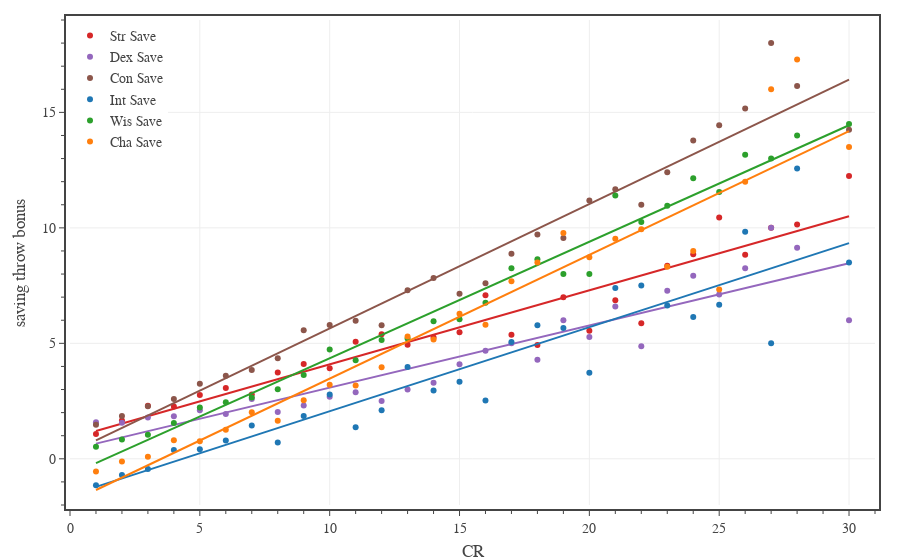

The notebook cell this image was saved under:
### Code cell
# Saving throw modifier
columns = ['Str Save','Dex Save','Con Save','Int Save','Wis Save','Cha Save']
colors = ['#d62728','#9467bd','#8c564b','#1f77b4','#2ca02c','#ff7f0e']

df1 = df0[df0['Category'].isin(['generic','legendary','unique']) & df0['CR'].between(1, 30)]

# create figure
fig = go.Figure(
    layout=go.Layout(
        template=TFB_TEMPLATE,
        margin=dict(l=70, r=25, b=55, t=20, pad=4),
        xaxis=dict(
            title_text='CR',
            range=[0,31],
            tick0=0, dtick=5,
            minor=dict(tick0=0, dtick=1),
        ),
        yaxis=dict(
            title_text='saving throw bonus',
            range=[-2,19],
            tick0=0, dtick=5,
            minor=dict(tick0=0, dtick=1),
        ),
        legend=dict(
            xanchor='left', yanchor='top',
            x=0.00, y=1.00,
            orientation='v',
            tracegroupgap=0,
        )
    )
)

for column, color in zip(columns, colors):
    plot_mean_fit(fig, df1, 'CR', column, column, color)

# show figure
fig.show(config=TFB_CONFIG, width=600, height=450)
fig.update_layout(autosize=True)

# save figures
if SAVEFIGS:
    save_fig_html(fig, format='large', name='fig-saving-throw-modifier-vs-cr-large')
    save_fig_html(fig, format='small', name='fig-saving-throw-modifier-vs-cr-small')

### Figure 1 — Plotly figure (JSON) as saved in the notebook; plotly's stock layout.template omitted (floating-point values rounded to 4 significant figures)
{"data": [{"hovertemplate": "<b>Str Save</b><br>CR %{x:,.0f}<br>Mean %{y:,.1f}<br><extra></extra>", "legendgroup": "Str Save", "line": {"color": "#d62728"}, "mode": "markers", "name": "Str Save", "type": "scatter", "x": [1, 2, 3, 4, 5, 6, 7, 8, 9, 10, 11, 12, 13, 14, 15, 16, 17, 18, 19, 20, 21, 22, 23, 24, 25, 26, 27, 28, 30], "y": [1.07, 1.655, 2.295, 2.263, 2.767, 3.07, 2.781, 3.74, 4.102, 3.921, 5.073, 5.393, 4.941, 5.25, 5.476, 7.08, 5.375, 4.929, 7, 5.545, 6.867, 5.875, 8.364, 8.857, 10.44, 8.833, 10, 10.14, 12.25]}, {"hoverinfo": "skip", "legendgroup": "Str Save", "line": {"color": "#d62728"}, "mode": "lines", "name": "Str Save", "showlegend": false, "type": "scatter", "x": [1, 2, 3, 4, 5, 6, 7, 8, 9, 10, 11, 12, 13, 14, 15, 16, 17, 18, 19, 20, 21, 22, 23, 24, 25, 26, 27, 28, 30], "y": [1.201, 1.522, 1.843, 2.163, 2.484, 2.805, 3.125, 3.446, 3.767, 4.087, 4.408, 4.729, 5.05, 5.37, 5.691, 6.012, 6.332, 6.653, 6.974, 7.295, 7.615, 7.936, 8.257, 8.577, 8.898, 9.219, 9.539, 9.86, 10.5]}, {"hovertemplate": "<b>Dex Save</b><br>CR %{x:,.0f}<br>Mean %{y:,.1f}<br><extra></extra>", "legendgroup": "Dex Save", "line": {"color": "#9467bd"}, "mode": "markers", "name": "Dex Save", "type": "scatter", "x": [1, 2, 3, 4, 5, 6, 7, 8, 9, 10, 11, 12, 13, 14, 15, 16, 17, 18, 19, 20, 21, 22, 23, 24, 25, 26, 27, 28, 30], "y": [1.588, 1.557, 1.791, 1.838, 2.101, 1.944, 2.589, 2.026, 2.306, 2.684, 2.878, 2.5, 3, 3.292, 4.095, 4.68, 5, 4.286, 6, 5.273, 6.6, 4.875, 7.273, 7.929, 7.111, 8.25, 10, 9.143, 6]}, {"hoverinfo": "skip", "legendgroup": "Dex Save", "line": {"color": "#9467bd"}, "mode": "lines", "name": "Dex Save", "showlegend": false, "type": "scatter", "x": [1, 2, 3, 4, 5, 6, 7, 8, 9, 10, 11, 12, 13, 14, 15, 16, 17, 18, 19, 20, 21, 22, 23, 24, 25, 26, 27, 28, 30], "y": [0.6565, 0.9257, 1.195, 1.464, 1.733, 2.003, 2.272, 2.541, 2.81, 3.079, 3.349, 3.618, 3.887, 4.156, 4.425, 4.695, 4.964, 5.233, 5.502, 5.772, 6.041, 6.31, 6.579, 6.848, 7.118, 7.387, 7.656, 7.925, 8.464]}, {"hovertemplate": "<b>Con Save</b><br>CR %{x:,.0f}<br>Mean %{y:,.1f}<br><extra></extra>", "legendgroup": "Con Save", "line": {"color": "#8c564b"}, "mode": "markers", "name": "Con Save", "type": "scatter", "x": [1, 2, 3, 4, 5, 6, 7, 8, 9, 10, 11, 12, 13, 14, 15, 16, 17, 18, 19, 20, 21, 22, 23, 24, 25, 26, 27, 28, 30], "y": [1.474, 1.856, 2.273, 2.586, 3.248, 3.592, 3.849, 4.351, 5.571, 5.789, 5.976, 5.786, 7.294, 7.833, 7.143, 7.6, 8.875, 9.714, 9.556, 11.18, 11.67, 11, 12.41, 13.79, 14.44, 15.17, 18, 16.14, 14.25]}, {"hoverinfo": "skip", "legendgroup": "Con Save", "line": {"color": "#8c564b"}, "mode": "lines", "name": "Con Save", "showlegend": false, "type": "scatter", "x": [1, 2, 3, 4, 5, 6, 7, 8, 9, 10, 11, 12, 13, 14, 15, 16, 17, 18, 19, 20, 21, 22, 23, 24, 25, 26, 27, 28, 30], "y": [0.8005, 1.339, 1.878, 2.416, 2.955, 3.493, 4.032, 4.571, 5.109, 5.648, 6.186, 6.725, 7.263, 7.802, 8.341, 8.879, 9.418, 9.956, 10.49, 11.03, 11.57, 12.11, 12.65, 13.19, 13.73, 14.26, 14.8, 15.34, 16.42]}, {"hovertemplate": "<b>Int Save</b><br>CR %{x:,.0f}<br>Mean %{y:,.1f}<br><extra></extra>", "legendgroup": "Int Save", "line": {"color": "#1f77b4"}, "mode": "markers", "name": "Int Save", "type": "scatter", "x": [1, 2, 3, 4, 5, 6, 7, 8, 9, 10, 11, 12, 13, 14, 15, 16, 17, 18, 19, 20, 21, 22, 23, 24, 25, 26, 27, 28, 30], "y": [-1.149, -0.7011, -0.446, 0.3838, 0.4186, 0.7887, 1.438, 0.7013, 1.857, 2.789, 1.366, 2.107, 3.971, 2.958, 3.333, 2.52, 5.062, 5.786, 5.667, 3.727, 7.4, 7.5, 6.636, 6.143, 6.667, 9.833, 5, 12.57, 8.5]}, {"hoverinfo": "skip", "legendgroup": "Int Save", "line": {"color": "#1f77b4"}, "mode": "lines", "name": "Int Save", "showlegend": false, "type": "scatter", "x": [1, 2, 3, 4, 5, 6, 7, 8, 9, 10, 11, 12, 13, 14, 15, 16, 17, 18, 19, 20, 21, 22, 23, 24, 25, 26, 27, 28, 30], "y": [-1.217, -0.8529, -0.489, -0.1251, 0.2389, 0.6028, 0.9667, 1.331, 1.695, 2.058, 2.422, 2.786, 3.15, 3.514, 3.878, 4.242, 4.606, 4.97, 5.334, 5.698, 6.062, 6.426, 6.79, 7.153, 7.517, 7.881, 8.245, 8.609, 9.337]}, {"hovertemplate": "<b>Wis Save</b><br>CR %{x:,.0f}<br>Mean %{y:,.1f}<br><extra></extra>", "legendgroup": "Wis Save", "line": {"color": "#2ca02c"}, "mode": "markers", "name": "Wis Save", "type": "scatter", "x": [1, 2, 3, 4, 5, 6, 7, 8, 9, 10, 11, 12, 13, 14, 15, 16, 17, 18, 19, 20, 21, 22, 23, 24, 25, 26, 27, 28, 30], "y": [0.5175, 0.8391, 1.043, 1.556, 2.225, 2.451, 2.658, 3.013, 3.633, 4.737, 4.268, 5.143, 5.206, 5.958, 6.048, 6.76, 8.25, 8.643, 8, 8, 11.4, 10.25, 10.95, 12.14, 11.56, 13.17, 13, 14, 14.5]}, {"hoverinfo": "skip", "legendgroup": "Wis Save", "line": {"color": "#2ca02c"}, "mode": "lines", "name": "Wis Save", "showlegend": false, "type": "scatter", "x": [1, 2, 3, 4, 5, 6, 7, 8, 9, 10, 11, 12, 13, 14, 15, 16, 17, 18, 19, 20, 21, 22, 23, 24, 25, 26, 27, 28, 30], "y": [-0.1848, 0.3196, 0.8239, 1.328, 1.833, 2.337, 2.841, 3.346, 3.85, 4.354, 4.859, 5.363, 5.868, 6.372, 6.876, 7.381, 7.885, 8.389, 8.894, 9.398, 9.902, 10.41, 10.91, 11.42, 11.92, 12.42, 12.93, 13.43, 14.44]}, {"hovertemplate": "<b>Cha Save</b><br>CR %{x:,.0f}<br>Mean %{y:,.1f}<br><extra></extra>", "legendgroup": "Cha Save", "line": {"color": "#ff7f0e"}, "mode": "markers", "name": "Cha Save", "type": "scatter", "x": [1, 2, 3, 4, 5, 6, 7, 8, 9, 10, 11, 12, 13, 14, 15, 16, 17, 18, 19, 20, 21, 22, 23, 24, 25, 26, 27, 28, 30], "y": [-0.5526, -0.1149, 0.09353, 0.8081, 0.7597, 1.254, 2.014, 1.649, 2.531, 3.211, 3.171, 3.964, 5.294, 5.167, 6.286, 5.8, 7.688, 8.5, 9.778, 8.727, 9.533, 9.938, 8.318, 9, 7.333, 12, 16, 17.29, 13.5]}, {"hoverinfo": "skip", "legendgroup": "Cha Save", "line": {"color": "#ff7f0e"}, "mode": "lines", "name": "Cha Save", "showlegend": false, "type": "scatter", "x": [1, 2, 3, 4, 5, 6, 7, 8, 9, 10, 11, 12, 13, 14, 15, 16, 17, 18, 19, 20, 21, 22, 23, 24, 25, 26, 27, 28, 30], "y": [-1.35, -0.814, -0.2781, 0.2577, 0.7935, 1.329, 1.865, 2.401, 2.937, 3.473, 4.008, 4.544, 5.08, 5.616, 6.152, 6.687, 7.223, 7.759, 8.295, 8.831, 9.367, 9.902, 10.44, 10.97, 11.51, 12.05, 12.58, 13.12, 14.19]}], "layout": {"legend": {"orientation": "v", "tracegroupgap": 0, "x": 0, "xanchor": "left", "y": 1, "yanchor": "top"}, "margin": {"b": 55, "l": 70, "pad": 4, "r": 25, "t": 20}, "xaxis": {"dtick": 5, "minor": {"dtick": 1, "tick0": 0}, "range": [0, 31], "tick0": 0, "title": {"text": "CR"}}, "yaxis": {"dtick": 5, "minor": {"dtick": 1, "tick0": 0}, "range": [-2, 19], "tick0": 0, "title": {"text": "saving throw bonus"}}}}
